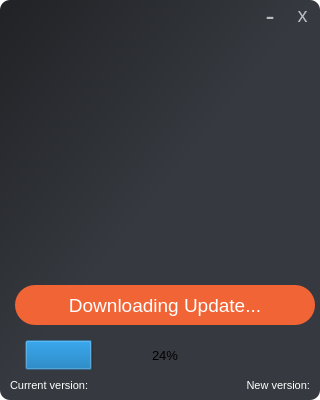
<?xml version="1.0" encoding="UTF-8"?>
<ui version="4.0">
 <class>Dialog</class>
 <widget class="QDialog" name="Dialog">
  <property name="geometry">
   <rect>
    <x>0</x>
    <y>0</y>
    <width>320</width>
    <height>400</height>
   </rect>
  </property>
  <property name="windowTitle">
   <string>Dialog</string>
  </property>
  <property name="styleSheet">
   <string notr="true">outline:none;
border:none;
background-color:transparent;</string>
  </property>
  <widget class="QFrame" name="frame_2">
   <property name="geometry">
    <rect>
     <x>0</x>
     <y>0</y>
     <width>320</width>
     <height>400</height>
    </rect>
   </property>
   <property name="styleSheet">
    <string notr="true">outline:none;
border:none;
background-color:transparent;</string>
   </property>
   <property name="frameShape">
    <enum>QFrame::StyledPanel</enum>
   </property>
   <property name="frameShadow">
    <enum>QFrame::Raised</enum>
   </property>
   <widget class="QLabel" name="icon">
    <property name="geometry">
     <rect>
      <x>10</x>
      <y>0</y>
      <width>300</width>
      <height>300</height>
     </rect>
    </property>
    <property name="text">
     <string/>
    </property>
    <property name="pixmap">
     <pixmap resource="../qtrf.qrc">:/icon/assets/icon/icon.png</pixmap>
    </property>
    <property name="scaledContents">
     <bool>true</bool>
    </property>
   </widget>
   <widget class="QLabel" name="status">
    <property name="geometry">
     <rect>
      <x>15</x>
      <y>285</y>
      <width>300</width>
      <height>40</height>
     </rect>
    </property>
    <property name="styleSheet">
     <string notr="true">background-color:rgb(241, 100, 54);
color:white;
font:14pt;
border-radius:20px</string>
    </property>
    <property name="text">
     <string>Downloading Update...</string>
    </property>
    <property name="alignment">
     <set>Qt::AlignCenter</set>
    </property>
   </widget>
   <widget class="QProgressBar" name="downloadProg">
    <property name="enabled">
     <bool>true</bool>
    </property>
    <property name="geometry">
     <rect>
      <x>25</x>
      <y>340</y>
      <width>280</width>
      <height>30</height>
     </rect>
    </property>
    <property name="styleSheet">
     <string notr="true">font:10pt</string>
    </property>
    <property name="value">
     <number>24</number>
    </property>
    <property name="alignment">
     <set>Qt::AlignCenter</set>
    </property>
   </widget>
   <widget class="QLabel" name="BG">
    <property name="geometry">
     <rect>
      <x>0</x>
      <y>0</y>
      <width>320</width>
      <height>400</height>
     </rect>
    </property>
    <property name="styleSheet">
     <string notr="true">background-color: qlineargradient(spread:pad, x1:0, y1:0, x2:1, y2:1, stop:0 rgba(32, 34, 37, 255), stop:0.494565 rgba(54, 57, 63, 255));
border-radius:10px;</string>
    </property>
    <property name="text">
     <string/>
    </property>
   </widget>
   <widget class="QLabel" name="currentVer">
    <property name="geometry">
     <rect>
      <x>10</x>
      <y>375</y>
      <width>150</width>
      <height>20</height>
     </rect>
    </property>
    <property name="styleSheet">
     <string notr="true">color:white;
font:8pt;</string>
    </property>
    <property name="text">
     <string>Current version:</string>
    </property>
   </widget>
   <widget class="QLabel" name="newVer">
    <property name="geometry">
     <rect>
      <x>160</x>
      <y>375</y>
      <width>150</width>
      <height>20</height>
     </rect>
    </property>
    <property name="styleSheet">
     <string notr="true">color:white;
font:8pt;</string>
    </property>
    <property name="text">
     <string>New version:</string>
    </property>
    <property name="alignment">
     <set>Qt::AlignRight|Qt::AlignTrailing|Qt::AlignVCenter</set>
    </property>
   </widget>
   <widget class="QPushButton" name="closeBtn">
    <property name="geometry">
     <rect>
      <x>285</x>
      <y>0</y>
      <width>35</width>
      <height>30</height>
     </rect>
    </property>
    <property name="cursor">
     <cursorShape>PointingHandCursor</cursorShape>
    </property>
    <property name="styleSheet">
     <string notr="true">QPushButton {
color:rgb(185, 187, 190);
font:15pt;
border-top-left-radius:0px;
border-top-right-radius:10px;
}
QPushButton:hover {
background-color:rgb(237, 66, 69);
}</string>
    </property>
    <property name="text">
     <string>x</string>
    </property>
    <property name="autoExclusive">
     <bool>false</bool>
    </property>
   </widget>
   <widget class="QPushButton" name="minBtn">
    <property name="geometry">
     <rect>
      <x>255</x>
      <y>0</y>
      <width>30</width>
      <height>30</height>
     </rect>
    </property>
    <property name="cursor">
     <cursorShape>PointingHandCursor</cursorShape>
    </property>
    <property name="styleSheet">
     <string notr="true">QPushButton {
color:rgb(185, 187, 190);
font:20pt;
border-top-left-radius:0px;
border-top-right-radius:0px;
}
QPushButton:hover {
background-color:rgb(38, 41, 46);
}</string>
    </property>
    <property name="text">
     <string>-</string>
    </property>
    <property name="autoExclusive">
     <bool>false</bool>
    </property>
   </widget>
   <zorder>BG</zorder>
   <zorder>status</zorder>
   <zorder>downloadProg</zorder>
   <zorder>icon</zorder>
   <zorder>currentVer</zorder>
   <zorder>newVer</zorder>
   <zorder>closeBtn</zorder>
   <zorder>minBtn</zorder>
  </widget>
 </widget>
 <resources>
  <include location="../qtrf.qrc"/>
 </resources>
 <connections/>
</ui>
